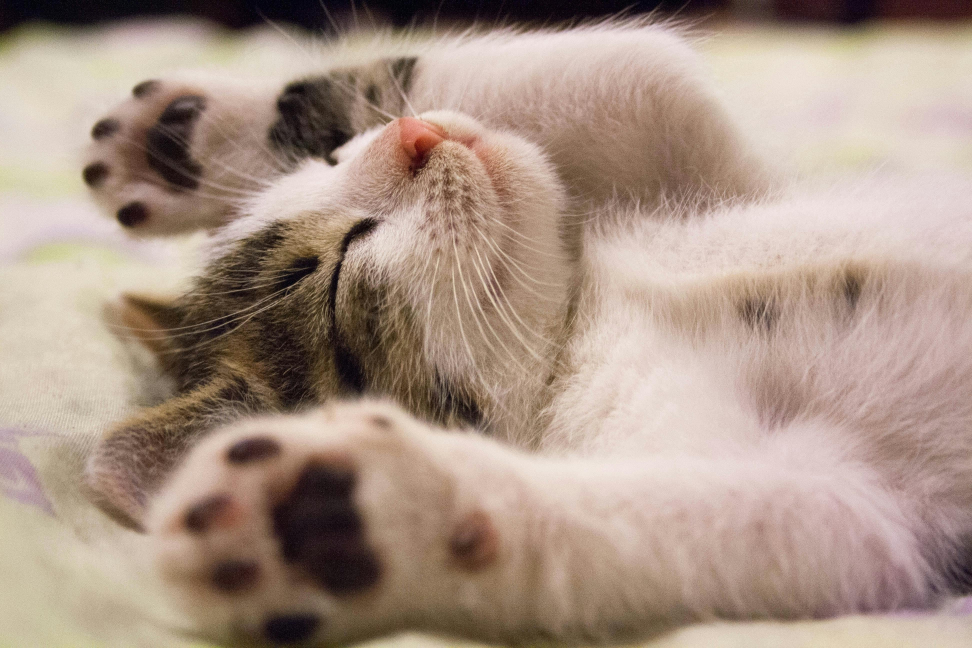
#> input picture Photos/pexels-pixabay-416160.jpg, 3888 x 2592 px (shown at 1/4 size)
$ python flip_image.py
#> lines starting #> are read from the running program, lines starting #| are printed output that depends on the picture
import cv2 as cv

img = cv.imread('Photos/pexels-pixabay-416160.jpg')
#> img is the input picture: shape (2592, 3888, 3); mean B, G, R 134.6, 148.3, 169.4
img = cv.resize(img, (400, 400)) # To make it fit the screen (for personal ease)
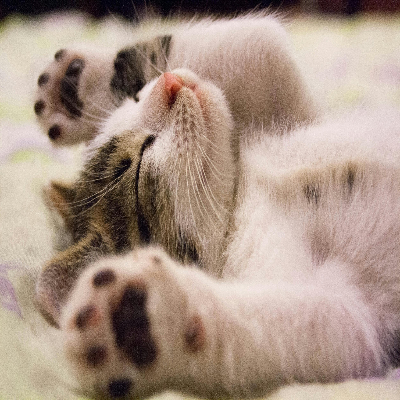
#> img: shape (400, 400, 3); mean B, G, R 134.4, 148.1, 169.2
cv.imshow('Sleepy Kitty', img)


flipA = cv.flip(img, 0) # vertical flip (over the x-axis)
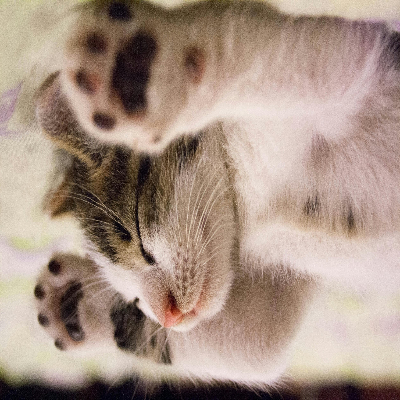
#> flipA: shape (400, 400, 3); mean B, G, R 134.4, 148.1, 169.2
cv.imshow('Vert', flipA)


flipB = cv.flip(img, 1) # horizontal flip (over the y-axis)
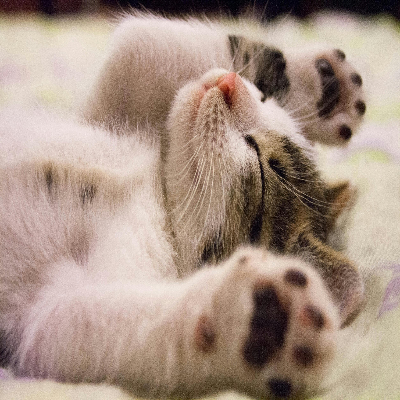
#> flipB: shape (400, 400, 3); mean B, G, R 134.4, 148.1, 169.2
cv.imshow('Hor', flipB)

flipC = cv.flip(img, -1) # both horizontal and vertical flip
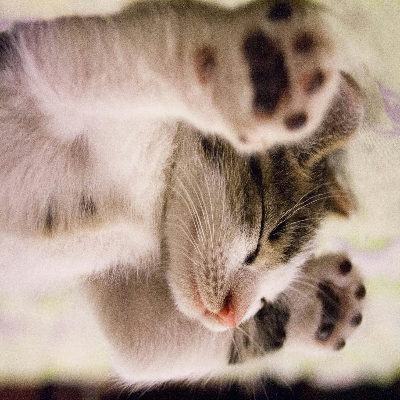
#> flipC: shape (400, 400, 3); mean B, G, R 134.4, 148.1, 169.2
cv.imshow('Both', flipC)

cv.waitKey(0)

$ run again, with Photos/pexels-pixabay-158028.jpg copied over Photos/pexels-pixabay-416160.jpg
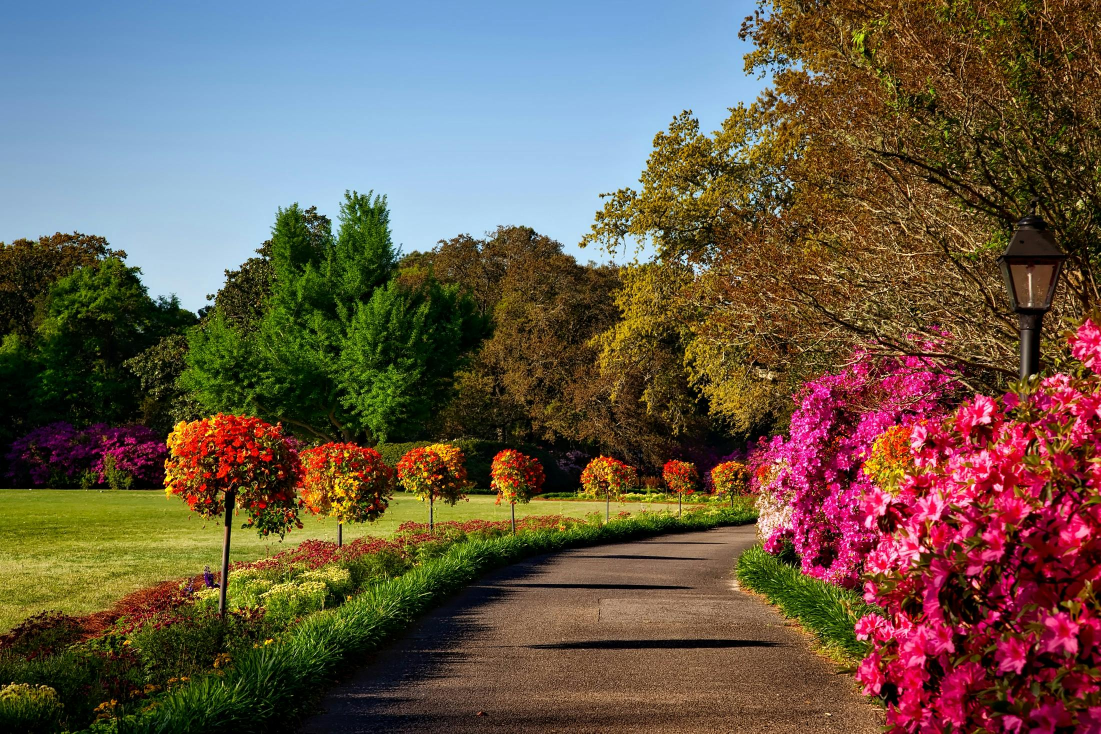
#> input picture Photos/pexels-pixabay-158028.jpg, 2201 x 1467 px (shown at 1/2 size)
#> img is the input picture: shape (1467, 2201, 3); mean B, G, R 74.7, 89.6, 104.6
#> img: shape (400, 400, 3)
#> `flipB = cv.flip(img, 1)`:
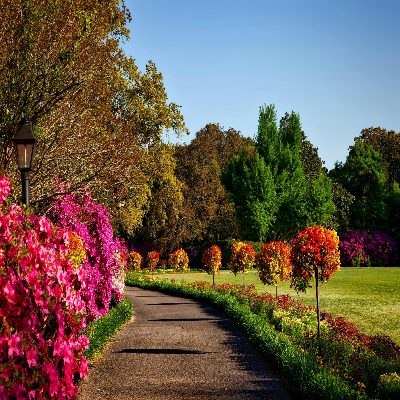
#> flipB: shape (400, 400, 3); mean B, G, R 74.6, 89.5, 104.5
#> `flipC = cv.flip(img, -1)`:
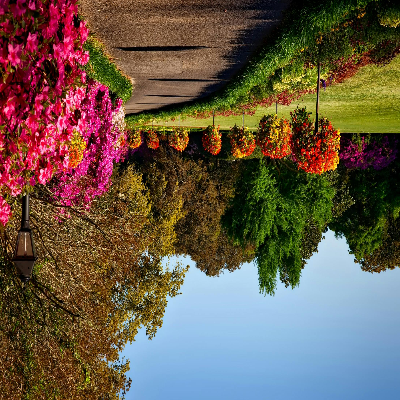
#> flipC: shape (400, 400, 3); mean B, G, R 74.6, 89.5, 104.5

$ run again, with Photos/pexels-pixabay-158063.jpg copied over Photos/pexels-pixabay-416160.jpg
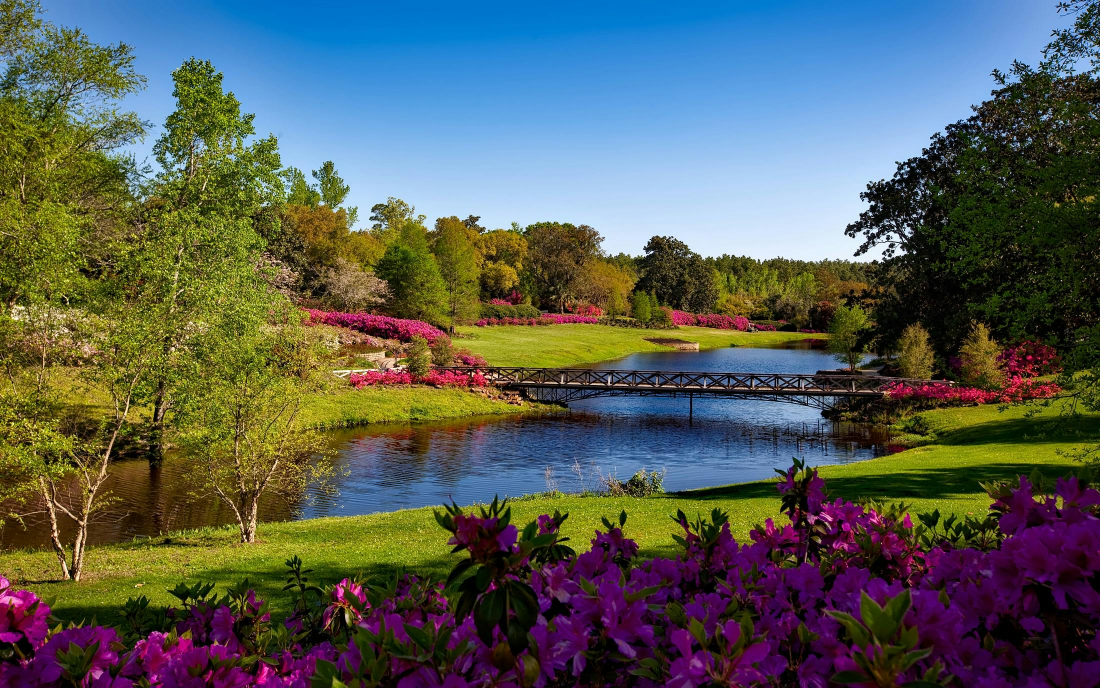
#> input picture Photos/pexels-pixabay-158063.jpg, 2200 x 1376 px (shown at 1/2 size)
#> img is the input picture: shape (1376, 2200, 3); mean B, G, R 86.3, 92.2, 85.9
#> img: shape (400, 400, 3)
#> `flipB = cv.flip(img, 1)`:
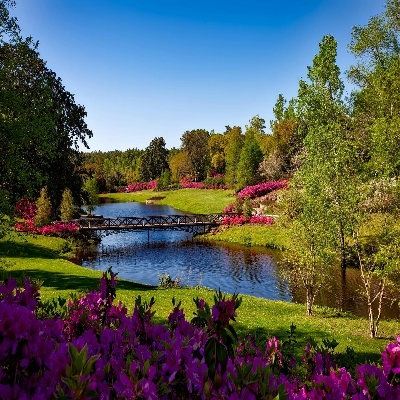
#> flipB: shape (400, 400, 3); mean B, G, R 86.2, 92.2, 85.9
#> `flipC = cv.flip(img, -1)`:
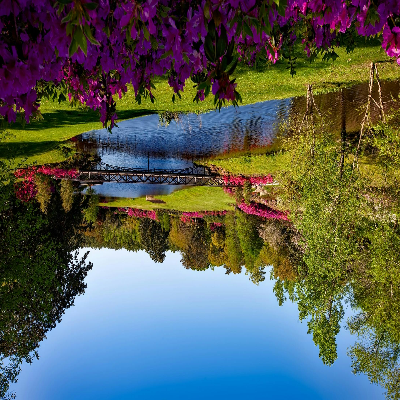
#> flipC: shape (400, 400, 3); mean B, G, R 86.2, 92.2, 85.9

$ run again, with Photos/pexels-pixabay-415829.jpg copied over Photos/pexels-pixabay-416160.jpg
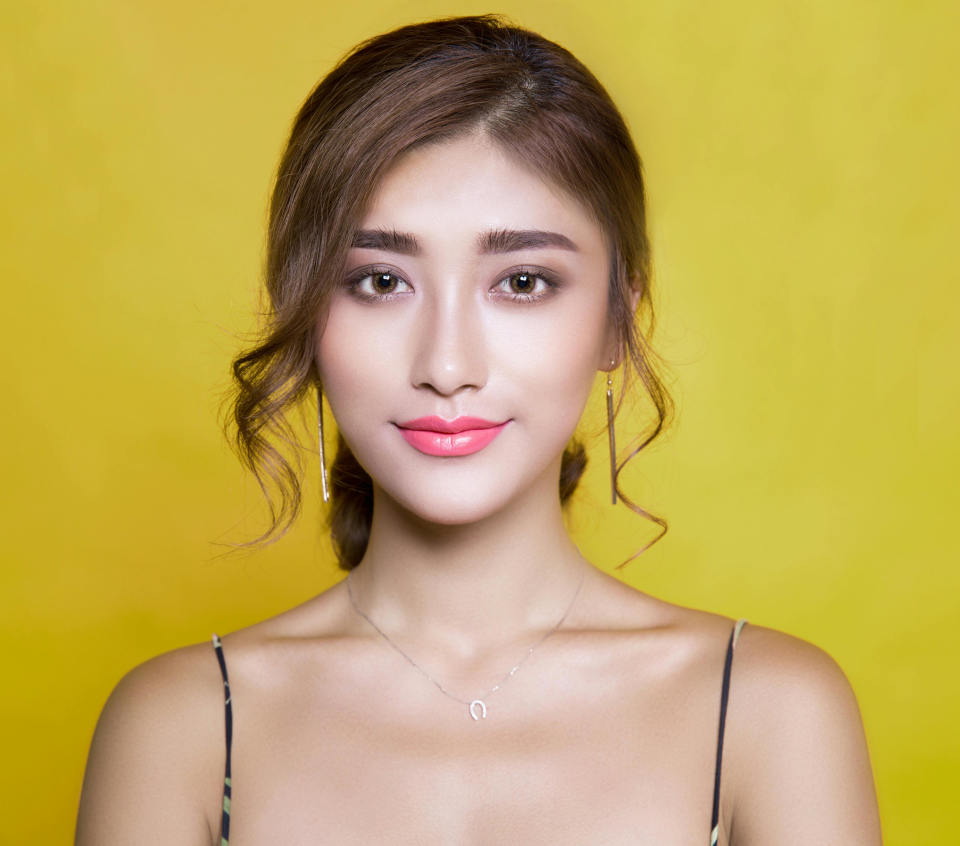
#> input picture Photos/pexels-pixabay-415829.jpg, 5760 x 5075 px (shown at 1/6 size)
#> img is the input picture: shape (5075, 5760, 3); mean B, G, R 90.2, 168.9, 193.9
#> img: shape (400, 400, 3)
#> `flipB = cv.flip(img, 1)`:
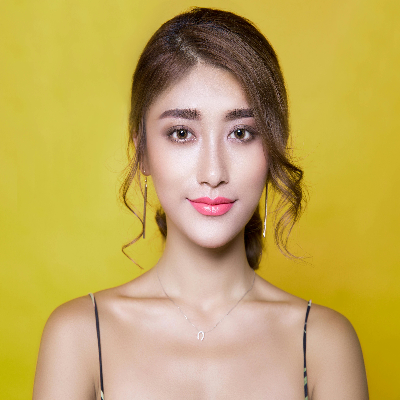
#> flipB: shape (400, 400, 3); mean B, G, R 90.1, 168.8, 193.8
#> `flipC = cv.flip(img, -1)`:
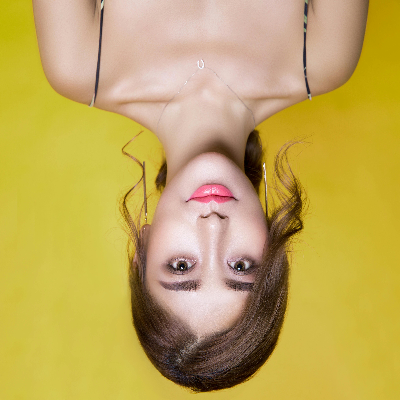
#> flipC: shape (400, 400, 3); mean B, G, R 90.1, 168.8, 193.8
